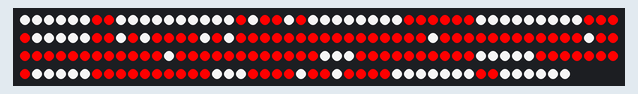
Bench run of a sketch on a simulated Arduino Uno, built with avr-gcc and run on an emulated ATmega328P. On the bench: 196 RGB LEDs in strip order, left to right, continuing on the next row.

Above: at 0.1 s.

The sketch:

maple_leaf.ino
```cpp
#include <Adafruit_NeoPixel.h>

#define PIN 6
Adafruit_NeoPixel strip;

// I could do it in a 1D array but that would require me
// to flip the order every other line, this way is more
// coder friendly.
// Pretty maple leaf:
bool lights[14][14] =
  {
    {0, 0, 0, 0, 0, 0, 1, 1, 0, 0, 0, 0, 0, 0},
    {0, 0, 0, 0, 1, 0, 1, 1, 0, 1, 0, 0, 0, 0},
    {0, 0, 0, 0, 1, 1, 1, 1, 1, 1, 0, 0, 0, 0},
    {0, 0, 0, 0, 0, 1, 1, 1, 1, 0, 0, 0, 0, 0},
    {1, 1, 0, 1, 0, 1, 1, 1, 1, 0, 1, 0, 1, 1},
    {1, 1, 1, 1, 1, 1, 1, 1, 1, 1, 1, 1, 1, 1},
    {0, 1, 1, 1, 1, 1, 1, 1, 1, 1, 1, 1, 1, 0},
    {1, 1, 1, 1, 1, 1, 1, 1, 1, 1, 1, 1, 1, 1},
    {0, 1, 1, 1, 1, 1, 1, 1, 1, 1, 1, 1, 1, 0},
    {0, 0, 1, 1, 1, 1, 1, 1, 1, 1, 1, 1, 0, 0},
    {0, 0, 0, 1, 1, 1, 1, 1, 1, 1, 1, 0, 0, 0},
    {0, 0, 1, 1, 1, 1, 1, 1, 1, 1, 1, 1, 0, 0},
    {0, 1, 1, 1, 1, 0, 1, 1, 0, 1, 1, 1, 1, 0},
    {0, 0, 0, 0, 0, 0, 1, 1, 0, 0, 0, 0, 0, 0}
  };

// Set the color of a particular LED in a series (zig-zag form) LED strand
void setColor(uint16_t x, uint16_t y, uint32_t color)
{
  if (y % 2 == 0)
    strip.setPixelColor(y * 14 + x, color);
  else
    strip.setPixelColor(y * 14 + (13 - x), color);
}

void setup()
{
  // put your setup code here, to run once:
  strip = Adafruit_NeoPixel(196, PIN, NEO_GRB + NEO_KHZ800);
  strip.begin();

  // Only needs to run once
  for (uint16_t x = 0; x < 14; x++)
  {
    for (uint16_t y = 0; y < 14; y++)
    {
      if (lights[y][x])
        setColor(x, y, Adafruit_NeoPixel::Color(0xFF, 0, 0));
      else
        setColor(x, y, Adafruit_NeoPixel::Color(0xdd, 0xdd, 0xdd));
    }
  }

  strip.show();
}

void loop()
{
  // Nothing needs to be updated, it's displaying a static image
}
```
